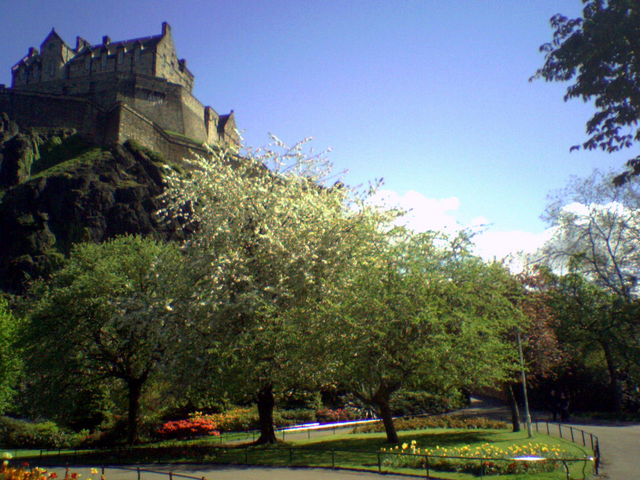
#> input picture images/edin_castle.png, 640 x 480 px
$ jupyter execute negative-images.ipynb
#> lines starting #> are read from the running program, lines starting #| are printed output that depends on the picture
# Import Modules

[cell 1]
import cv2
import numpy as np
import skimage.util
import matplotlib.pyplot as plt

from PIL import Image, ImageOps

***
# Initialize and load original image

[cell 2]
# raw_image = cv2.imread('../images/lenna.png')
# raw_image = cv2.imread('../images/cameraman.png')
raw_image = cv2.imread('../images/edin_castle.png')
#> raw_image is the input picture: shape (480, 640, 3); mean B, G, R 105.1, 105, 95.4
# raw_image = cv2.imread('../images/bowl_fruit.png')
# raw_image = cv2.imread('../images/peppers.png')
# raw_image = cv2.imread('../images/map_of_spain.png')

img_rgb = cv2.cvtColor(raw_image, cv2.COLOR_BGR2RGB)

***
# Display original image and description

[cell 3]
plt.imshow(img_rgb)
plt.title('Original Image')
plt.show()

height, width, color_channel = img_rgb.shape
#> height = 480; width = 640; color_channel = 3

print(f'Height        : {height} pixels')
#| Height        : 480 pixels
print(f'Width         : {width} pixels')
#| Width         : 640 pixels
print(f'Color channel : {color_channel} (RGB)')
#| Color channel : 3 (RGB)

***
# Display original image histogram

[cell 4]
color = ('r', 'g', 'b')

for i, col in enumerate(color):
    histr = cv2.calcHist([img_rgb],
                         [i], None,
                         [256],
                         [0, 256])

    plt.plot(histr, color = col)
    plt.xlim([0, 256])

plt.title('Original Image Histogram')
plt.show()
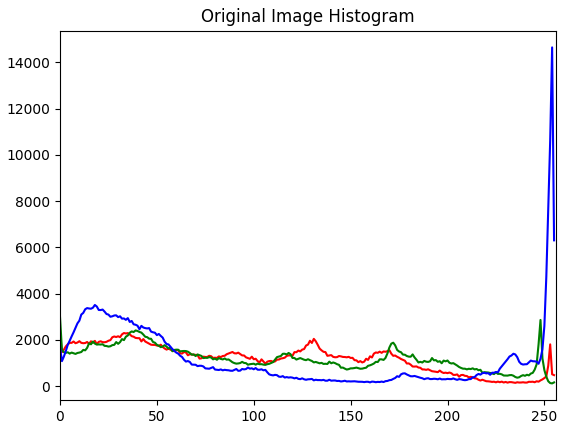
#> figure drawn by matplotlib, 1 panel; curve peaks at x = 33, y = 2298; curve peaks at x = 0, y = 2999; curve peaks at x = 254, y = 14651

***
# Show array value each pixel

[cell 5]
img_rgb

***
# Negative Image

- Nilai intensitas tertinggi akan dikurangi dengan nilai dari setiap piksel pada gambar, sehingga terjadi invert pada nilai pixel awal
- Formula, sebagai berikut <b>x = m - f(x, y)</b>
- <b>m</b> adalah nilai intensitas piksel tertinggi
- <b>f(x, y)</b> adalah fungsi untuk mengambil nilai array dari setiap piksel pada gambar
- Memperjelas detail putih atau abu-abu yang disematkan di wilayah gelap pada gambar

#### - Get height and width of the image

[cell 6]
height, width, color_channel = img_rgb.shape
print(f'Height : {height} pixels')
#| Height : 480 pixels
print(f'Width  : {width} pixels')
#| Width  : 640 pixels

#### - Change value each pixel with algorithm

- <b>Method-1</b>

[cell 7]
img_negative = img_rgb

for i in range(0, height - 1):
    for j in range(0, width - 1):
        # Get the pixel value
        pixel = img_negative[i, j]

        # Negate each channel by
        # subtracting it from 255

        # 1st index contains red pixel
        pixel[0] = 255 - pixel[0]

        # 2nd index contains green pixel
        pixel[1] = 255 - pixel[1]

        # 3rd index contains blue pixel
        pixel[2] = 255 - pixel[2]

        # Store new values in the pixel
        img_negative[i, j] = pixel
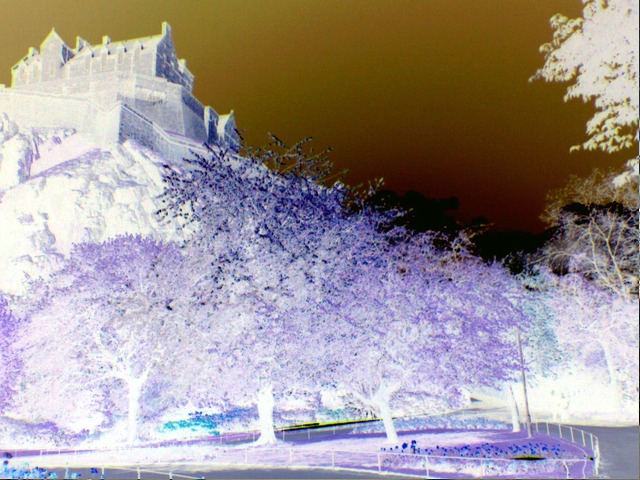
#> img_negative: shape (480, 640, 3); mean R, G, B 159.4, 149.8, 149.6

- <b>Method 2 (Optimization)<b>

[cell 8]
# img_negative = 255 - img_rgb

#### - Show array value each pixel

[cell 9]
img_negative

#### - Display the negative transformed image

[cell 10]
plt.imshow(img_negative)
plt.title('Negative Image from Scratch')
plt.show()

#### - Histogram

[cell 11]
color = ('r', 'g', 'b')

for i, col in enumerate(color):
    histr = cv2.calcHist([img_negative], [i], None, [256], [0, 256])
    plt.plot(histr, color = col)
    plt.xlim([0, 256])

plt.title('Negative Image from Scratch Histogram')
plt.show()
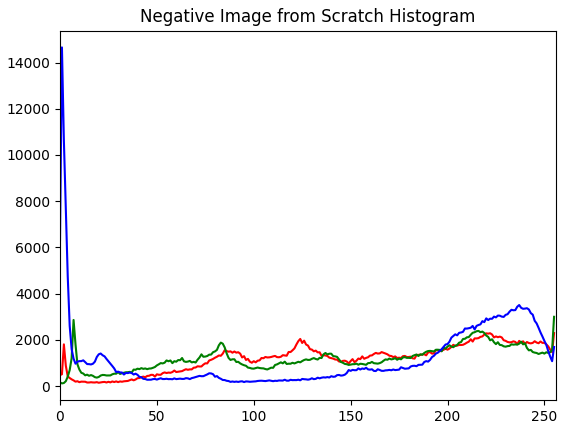
#> figure drawn by matplotlib, 1 panel; curve peaks at x = 255, y = 2296; curve peaks at x = 255, y = 2999; curve peaks at x = 1, y = 14654

***
# With image processing module

### - Initialize and load original image

[cell 12]
img_raw = cv2.cvtColor(raw_image, cv2.COLOR_BGR2RGB)

### - Display original image

[cell 13]
plt.imshow(img_raw)
plt.title('Original Image')
plt.show()

### - Negative image with scikit-image module

[cell 14]
plt.imshow(skimage.util.invert(img_raw))
plt.title('Negative Image with Sckit-Image Module')
plt.show()
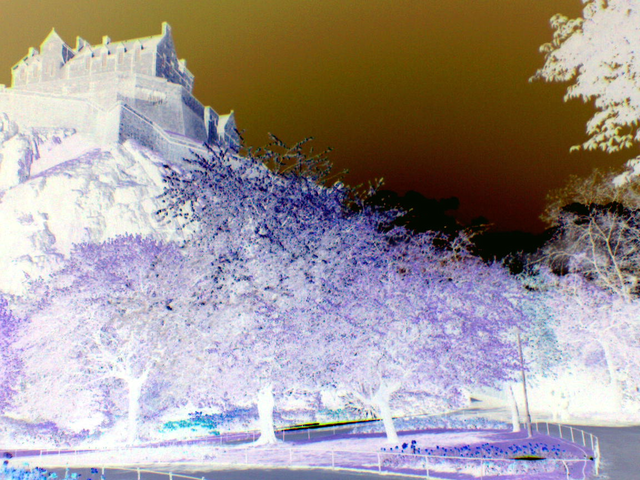
#> shown: shape (480, 640, 3); mean R, G, B 159.6, 150, 149.9

[cell 15]
color = ('r', 'g', 'b')

for i, col in enumerate(color):
    histr = cv2.calcHist([skimage.util.invert(img_raw)], [i], None, [256], [0, 256])
    plt.plot(histr, color = col)
    plt.xlim([0, 256])

plt.title('Negative Image with Scikit-Image Module Histogram')
plt.show()
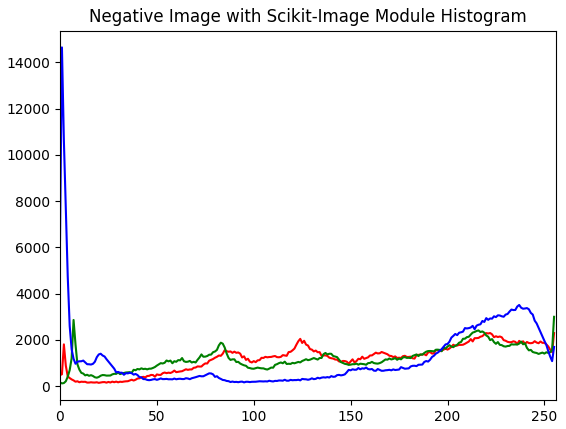
#> figure drawn by matplotlib, 1 panel; curve peaks at x = 222, y = 2298; curve peaks at x = 255, y = 2999; curve peaks at x = 1, y = 14651

### - Negative image with Open-CV

[cell 16]
plt.imshow(cv2.bitwise_not(img_raw))
plt.title('Negative Image with Open-CV Module')
plt.show()

[cell 17]
color = ('r', 'g', 'b')

for i, col in enumerate(color):
    histr = cv2.calcHist([cv2.bitwise_not(img_raw)], [i], None, [256], [0, 256])
    plt.plot(histr, color = col)
    plt.xlim([0, 256])

plt.title('Negative Image with Open-CV Module Histogram')
plt.show()
#> figure, not shown here; curve peaks at x = 222, y = 2298; curve peaks at x = 255, y = 2999; curve peaks at x = 1, y = 14651

### - Negative image with Pillow module

[cell 18]
raw_image  = Image.open('../images/edin_castle.png')
img_invert = np.asanyarray(ImageOps.invert(raw_image))

plt.imshow(img_invert)
plt.title('Negative Image with Pillow Module')
plt.show()

[cell 19]
color = ('r', 'g', 'b')

for i, col in enumerate(color):
    histr = cv2.calcHist([img_invert], [i], None, [256], [0, 256])
    plt.plot(histr, color = col)
    plt.xlim([0, 256])

plt.title('Negative Image with Open-CV Module Histogram')
plt.show()

$ run again, with images/cameraman.png copied over images/edin_castle.png
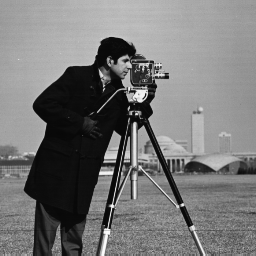
#> input picture images/cameraman.png, 256 x 256 px
#> raw_image is the input picture: shape (256, 256, 3); min 7, max 253, mean 118.7
#| Height        : 256 pixels
#| Width         : 256 pixels
#| Color channel : 3 (RGB)
#| Height : 256 pixels
#| Width  : 256 pixels
#> after the loop `for i in range(0, height - 1):`:
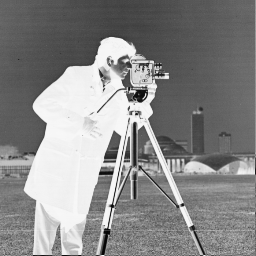
#> img_negative: shape (256, 256, 3); min 2, max 249, mean 136.2
#> `plt.show()`:
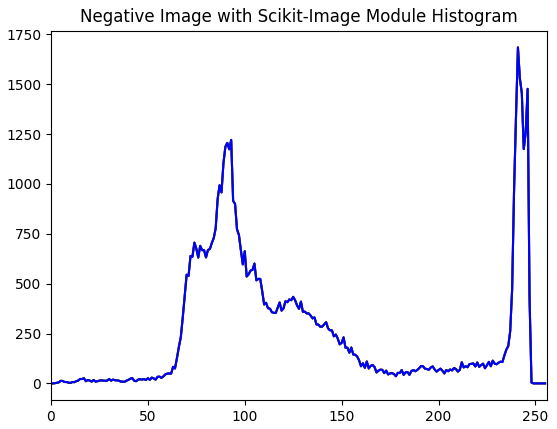
#> figure drawn by matplotlib, 1 panel; curve peaks at x = 241, y = 1685; curve peaks at x = 241, y = 1685; curve peaks at x = 241, y = 1685
#> raw_image: PIL image 256x256 L

$ run again, with images/peppers.png copied over images/edin_castle.png
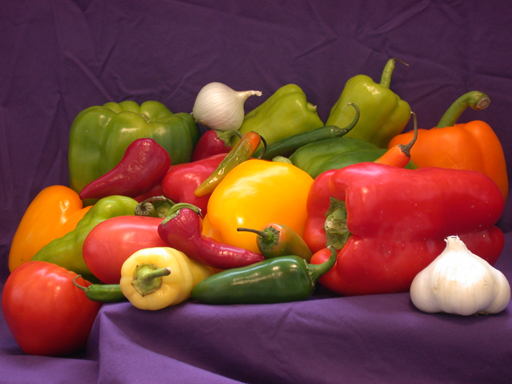
#> input picture images/peppers.png, 512 x 384 px
#> raw_image is the input picture: shape (384, 512, 3); mean B, G, R 57.6, 66.4, 120.8
#| Height        : 384 pixels
#| Width         : 512 pixels
#| Color channel : 3 (RGB)
#| Height : 384 pixels
#| Width  : 512 pixels
#> after the loop `for i in range(0, height - 1):`:
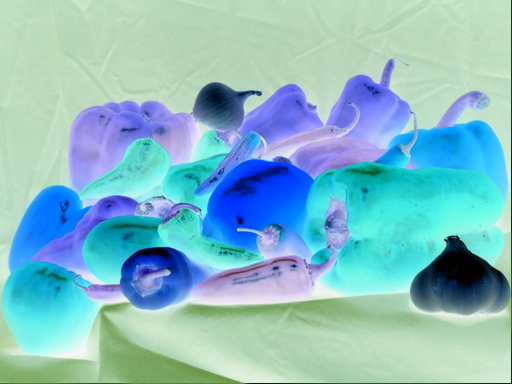
#> img_negative: shape (384, 512, 3); mean R, G, B 133.8, 187.9, 197
#> `plt.show()`:
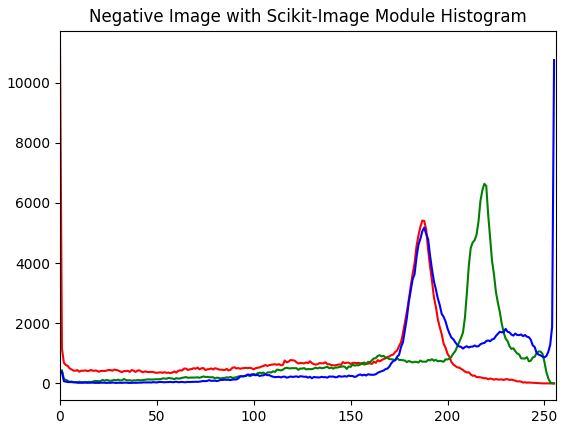
#> figure drawn by matplotlib, 1 panel; curve peaks at x = 0, y = 11175; curve peaks at x = 219, y = 6638; curve peaks at x = 255, y = 10753
